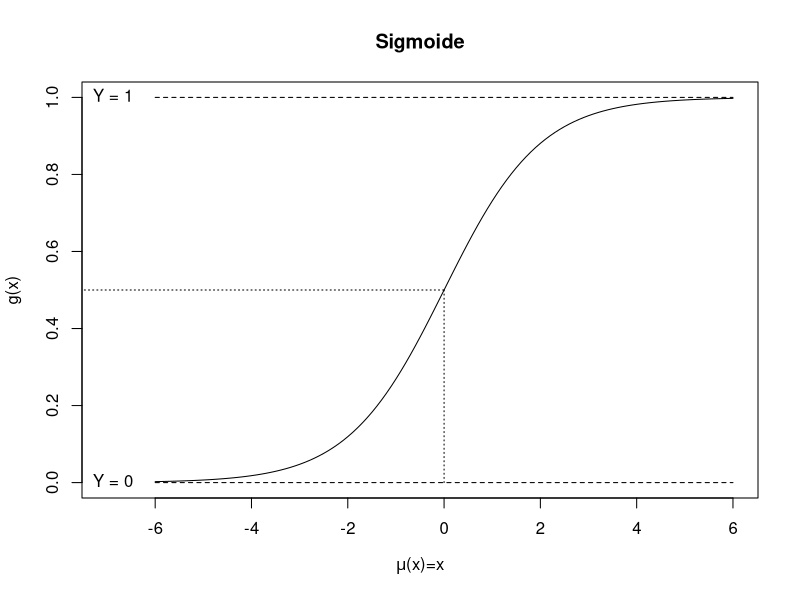

R code for this plot:
x <- seq(-6,6,0.1)
sigmoide <- function(z){
  1/(1+exp(-z))
}
plot(c(-7,-6,-3,0,3,6), c(0,0.2,0.4,0.6,0.8,1.0),
     type= "n", main="Sigmoide", ylab="g(x)",
     xlab=expression(paste(mu,"(x)=x")))
lines(x,sigmoide(x))
lines(c(-6,6), c(0,0), lty=2)
lines(c(-6,6), c(1,1), lty=2)
text(-7.5, 0, "Y = 0", pos = 4)
text(-7.5, 1, "Y = 1", pos = 4)

lines(c(0,0),c(0,sigmoide(0)), lty=3)
lines(c(-15,0),c(sigmoide(0),sigmoide(0)), lty=3)
